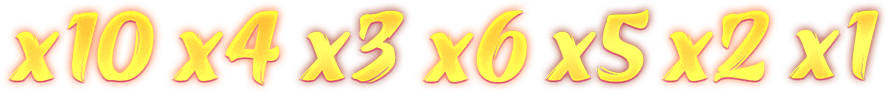
#> input picture scripts/pg_assets/unknown_408.png, 888 x 94 px
$ python deploy_ui_assets.py
#> lines starting #> are read from the running program, lines starting #| are printed output that depends on the picture
#!/usr/bin/env python3
"""
从已知原版资源文件提取并部署所有 UI 资产
"""
from PIL import Image
import os, shutil

ASSETS = 'pg_assets'
OUT_DIR = '../client-app/public/images/games/mahjong/pg/ui'
SCREENSHOT = r'C:\Users\pc\AppData\Local\Temp\cursor\screenshots\page-2026-06-21T00-17-57-693Z.png'

os.makedirs(OUT_DIR, exist_ok=True)

# ─── 1. 倍数精灵 ──────────────────────────────────────────────────────────────
# unknown_408.png (888x94): "x10 x4 x3 x6 x5 x2 x1" from left to right
mult_atlas = Image.open(f'{ASSETS}/unknown_408.png').convert('RGBA')
#> mult_atlas is the input picture: PIL image 888x94 RGBA; mean R, G, B, A 166.2, 96.2, 28, 89.8
W, H = mult_atlas.size  # 888 x 94
#> W = 888; H = 94
print(f'Mult atlas: {mult_atlas.size}')
#| Mult atlas: (888, 94)

# The 7 values are roughly evenly spaced
# Order from left to right: x10, x4, x3, x6, x5, x2, x1
# Divide into 7 equal slots
slot_w = W // 7  # 126px each
#> slot_w = 126

mult_slots = [
    ('mult-x10', 0),     # slot 0
    ('mult-x4',  1),     # slot 1
    ('mult-x3',  2),     # slot 2
    ('mult-x6',  3),     # slot 3
    ('mult-x5',  4),     # slot 4
    ('mult-x2',  5),     # slot 5
    ('mult-x1',  6),     # slot 6
]

for name, slot_idx in mult_slots:
    x = slot_idx * slot_w
    # Leave a small margin
    crop = mult_atlas.crop((x+4, 2, x + slot_w - 4, H - 2))
    out_path = f'{OUT_DIR}/{name}.png'
    crop.save(out_path)
    print(f'  Saved {name}.png: {crop.size}')
#> this loop made 7 passes
#> pass 1, `crop = mult_atlas.crop((x+4, 2, x + slot_w - 4, H - 2))`:
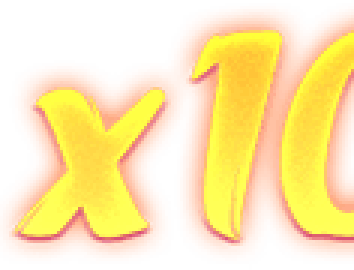
#> crop: PIL image 118x90 RGBA (shown 3 times larger); mean R, G, B, A 202.1, 120, 32.5, 104.8; transparent parts drawn white
#> pass 2, `crop = mult_atlas.crop((x+4, 2, x + slot_w - 4, H - 2))`:
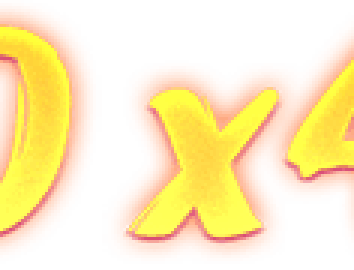
#> crop: PIL image 118x90 RGBA (shown 3 times larger); mean R, G, B, A 171.5, 100.6, 27.2, 85.2; transparent parts drawn white
#> pass 3, `crop = mult_atlas.crop((x+4, 2, x + slot_w - 4, H - 2))`:
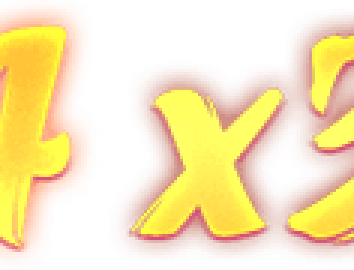
#> crop: PIL image 118x90 RGBA (shown 3 times larger); mean R, G, B, A 158.8, 90.4, 27.8, 92.3; transparent parts drawn white
#> after the loop:
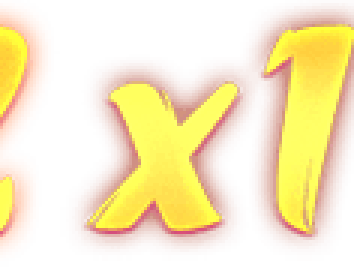
#> crop: PIL image 118x90 RGBA (shown 3 times larger); mean R, G, B, A 150.1, 83.3, 25.9, 82.2; transparent parts drawn white

# ─── 2. 绿色棋盘（reel-green）─────────────────────────────────────────────────
# unknown_342.png (253x141): green felt with gold border
reel_green = Image.open(f'{ASSETS}/unknown_342.png')
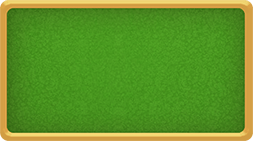
#> input picture scripts/pg_assets/unknown_342.png, 253 x 141 px
#> reel_green is the input picture: PIL image 253x141 P; mean R, G, B, A 96.2, 148.7, 38.8, 254
shutil.copy(f'{ASSETS}/unknown_342.png', f'{OUT_DIR}/reel-green.png')
print(f'  Saved reel-green.png: {reel_green.size}')
#|   Saved reel-green.png: (253, 141)

# ─── 3. 棋盘框架（reel-frame）─────────────────────────────────────────────────
# unknown_242.jpg (755x882): plain green felt (will need to be replaced with proper frame)
# For now use it as the underlying reel background
shutil.copy(f'{ASSETS}/unknown_242.jpg', f'{OUT_DIR}/reel-frame.png')
print('  Saved reel-frame.png (755x882 green felt)')

# ─── 4. 从截图裁剪 UI 区域 ─────────────────────────────────────────────────────
# Screenshot: 704x1045, Canvas: 482x1045 centered (left offset = 111)
# Canvas percentages from cocosLayout.json
#> (the run stopped early here; a loop or call above may not have finished)
